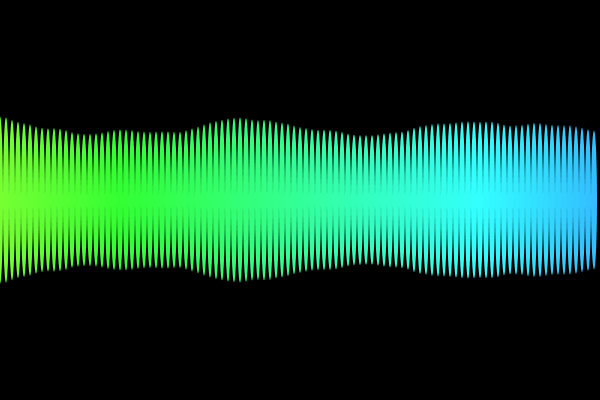
Frame 1 (no input)
Frame 60 (no input): identical to frame 1, image omitted
Frame 120 (the mouse pressed at the canvas centre since frame 60): identical to frame 1, image omitted

The p5.js sketch that drew this single still picture (run headless with seeded random() and noise() and a simulated clock; from frame 60 on, the mouse is pressed at the canvas centre):

// p5.js sketch
// ── sketch.js
let h = 0;
let numCircles = 100;

function setup() {
  createCanvas(600, 400);
  colorMode(HSB);
  
  noStroke();
}


function draw() {
  background(0, 0, 0);

  let xoff = 0;

  for (let i = 0; i < numCircles; i++) {
    let x = map(i, 0, numCircles, 0, width); 
    let hue = map(i, 0, numCircles, 100, 200);

    let tallness = map(noise(xoff), 0, 1, 100, height/2);

    fill(hue, 80, 100);
    ellipse(x, height/2, width/numCircles, tallness);

    xoff += 0.05;
  }
}
